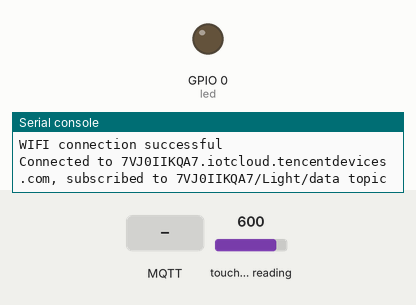
Simulated run of this program. Board: ESP32 board running MicroPython. On the bench: output pins drawn as LEDs (lit = HIGH), the last lines printed to the serial console. Inputs (shaded band) come from the test bench; at power-on: touch-pad reading 600. WiFi joins after 1.5 s; no MQTT or app messages arrive unless stated.

Above: at 3.8 s.
3.9 s: MQTT message "led ON" arrives on the first subscribed topic
At 4.6 s:
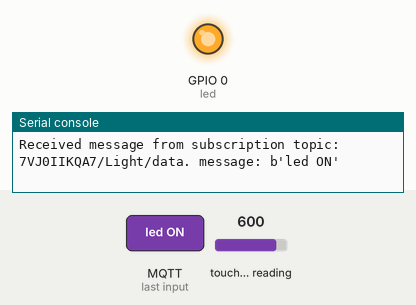
14.1 s: MQTT message "led OFF" arrives on the first subscribed topic
At 14.8 s:
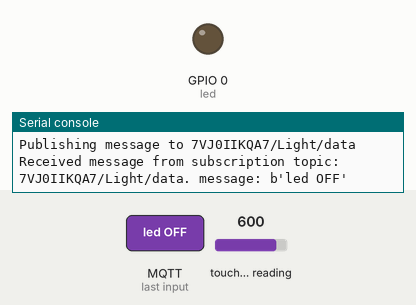
Timing chart, 0 to 17.1 s (numbered marks = the images above; inputs shaded):
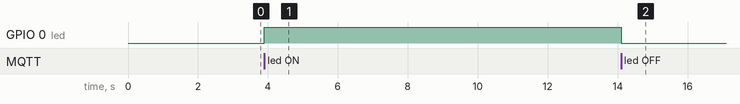

The program:

main.py
```python
import network,time,dht
from simple import MQTTClient
from machine import I2C,Pin,Timer,TouchPad

# You need to modify the following variables to meet your own situation
ssid = 'ssid'
password = 'password'
Product_ID = '7VJ0IIKQA7'
CLIENT_ID = "7VJ0IIKQA7Light"
user_name = "7VJ0IIKQA7Light;12010126;0CVTE;1670625276"
user_password = '4120fadebe7662b428d6cb45cf6a1878c6e1c079ac7bcfec1deff4c29b6e5df0;hmacsha256'
topic_sub = '7VJ0IIKQA7/Light/data'
topic_pub = '7VJ0IIKQA7/Light/data'

SERVER = Product_ID + ".iotcloud.tencentdevices.com"
PORT = 1883

def WIFI_Connect(ssid, password):
    wlan = network.WLAN(network.STA_IF)
    wlan.active(True)
    if not wlan.isconnected():
        print('connecting to network...')
        wlan.connect(ssid, password)
        while not wlan.isconnected():
            pass
    if wlan.isconnected():
        print('WIFI connection successful')
        return True
    else:
        print('WIFI connection fail')
        return False

# MQTT publish
def MQTT_Send(tim):
    # message to be published
    print('Publishing message to {}'.format(topic_pub))
    send_mseg = {
                    "TouchA": TouchA.read()
                 }
    client.publish(topic=topic_pub,
                   msg=str(send_mseg),
                   qos=1,
                   retain=False)

def sub_callback(topic, msg):
    """
    call back function for receiving message from subscription topic
    """
    global client
    print('Received message from subscription topic: {}. message: {}'.format(topic_sub, msg))
    if msg == b'led ON' or msg == b'led on':
        pub_msg = 'LED1: ON-state'
        led.value(1)
    elif msg == b'led OFF' or msg == b'led off':
        pub_msg = 'LED1: OFF-state'
        led.value(0)
    else:
        pub_msg = 'other msg'
    client.publish(topic_pub, pub_msg, retain=True)

if WIFI_Connect(ssid, password):

    TouchA = TouchPad(Pin(4))
    led = Pin(0, Pin.OUT)
    time.sleep(1)

    client = MQTTClient(client_id=CLIENT_ID, server=SERVER, port=PORT, user=user_name, password=user_password, keepalive=60)
    client.set_callback(sub_callback)
    client.connect()
    client.subscribe(topic_sub)
    client.publish(topic_pub, 'ESP32 Device online', retain=True)
    print("Connected to %s, subscribed to %s topic" % (SERVER, topic_sub))

    # Turn on the RTOS timer, publish the message in a 10 seconds period
    tim = Timer(-1)
    tim.init(period=10000, mode=Timer.PERIODIC, callback=MQTT_Send)

    while True:
        client.wait_msg()
```

Measured:
- after the input at 3.9 s, GPIO 0 (led): LOW → HIGH at once
- after the input at 14.1 s, GPIO 0 (led): HIGH → LOW at once
